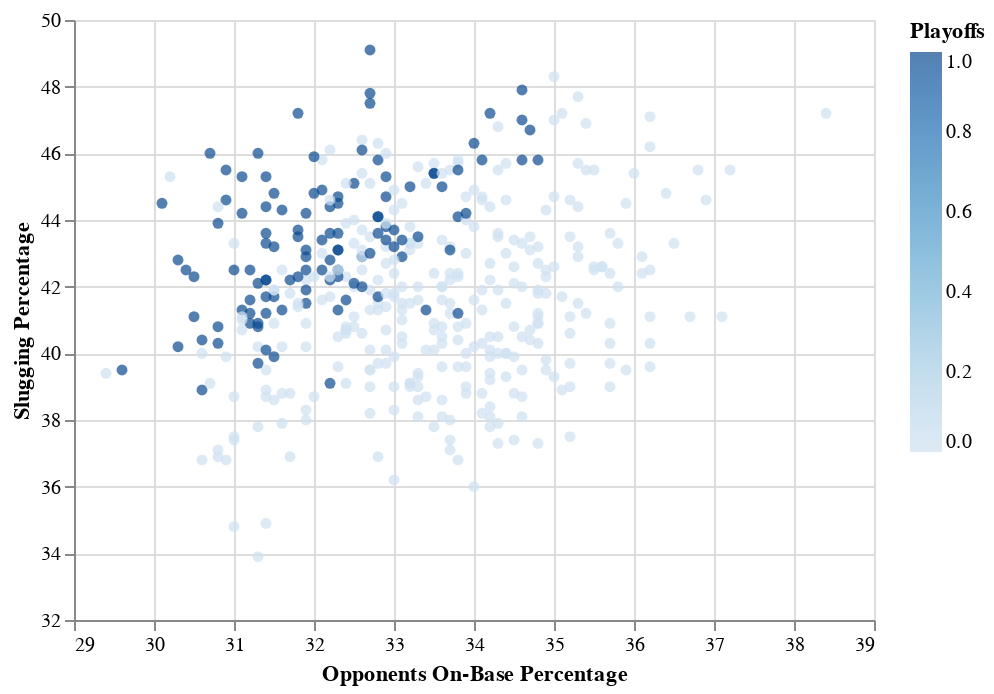

This figure's notebook cell:
### Markdown cell above
Thus, we could find out that the most important factor here is the opponents on-base percentage, which means that good pitchers and infielders with good defense could play the most important roles to help the team.

### Code cell
c1=alt.Chart(df).mark_circle().encode(
    x=alt.X("Opponents On-Base Percentage", scale=alt.Scale(zero=False)),
    y=alt.Y("Slugging Percentage", scale=alt.Scale(zero=False)),
    color="Playoffs:Q",
    tooltip=["Team", "Year", "Opponents On-Base Percentage","Slugging Percentage"],
).interactive()

c1

### Figure 1 — Vega-Lite specification as saved in the notebook (floating-point values rounded to 4 significant figures; data arrays with more than 128 entries replaced by an {"elided": "..."} marker saying what was removed)
{"config": {"view": {"continuousWidth": 400, "continuousHeight": 300}}, "data": {"name": "data-9ce6eb8e8fa70ee239ec401399c312e7"}, "mark": "circle", "encoding": {"color": {"field": "Playoffs", "type": "quantitative"}, "tooltip": [{"field": "Team", "type": "nominal"}, {"field": "Year", "type": "quantitative"}, {"field": "Opponents On-Base Percentage", "type": "quantitative"}, {"field": "Slugging Percentage", "type": "quantitative"}], "x": {"field": "Opponents On-Base Percentage", "scale": {"zero": false}, "type": "quantitative"}, "y": {"field": "Slugging Percentage", "scale": {"zero": false}, "type": "quantitative"}}, "selection": {"selector001": {"type": "interval", "bind": "scales", "encodings": ["x", "y"]}}, "$schema": "https://vega.github.io/schema/vega-lite/v4.17.0.json", "datasets": {"data-9ce6eb8e8fa70ee239ec401399c312e7": {"elided": "420 records"}}}
